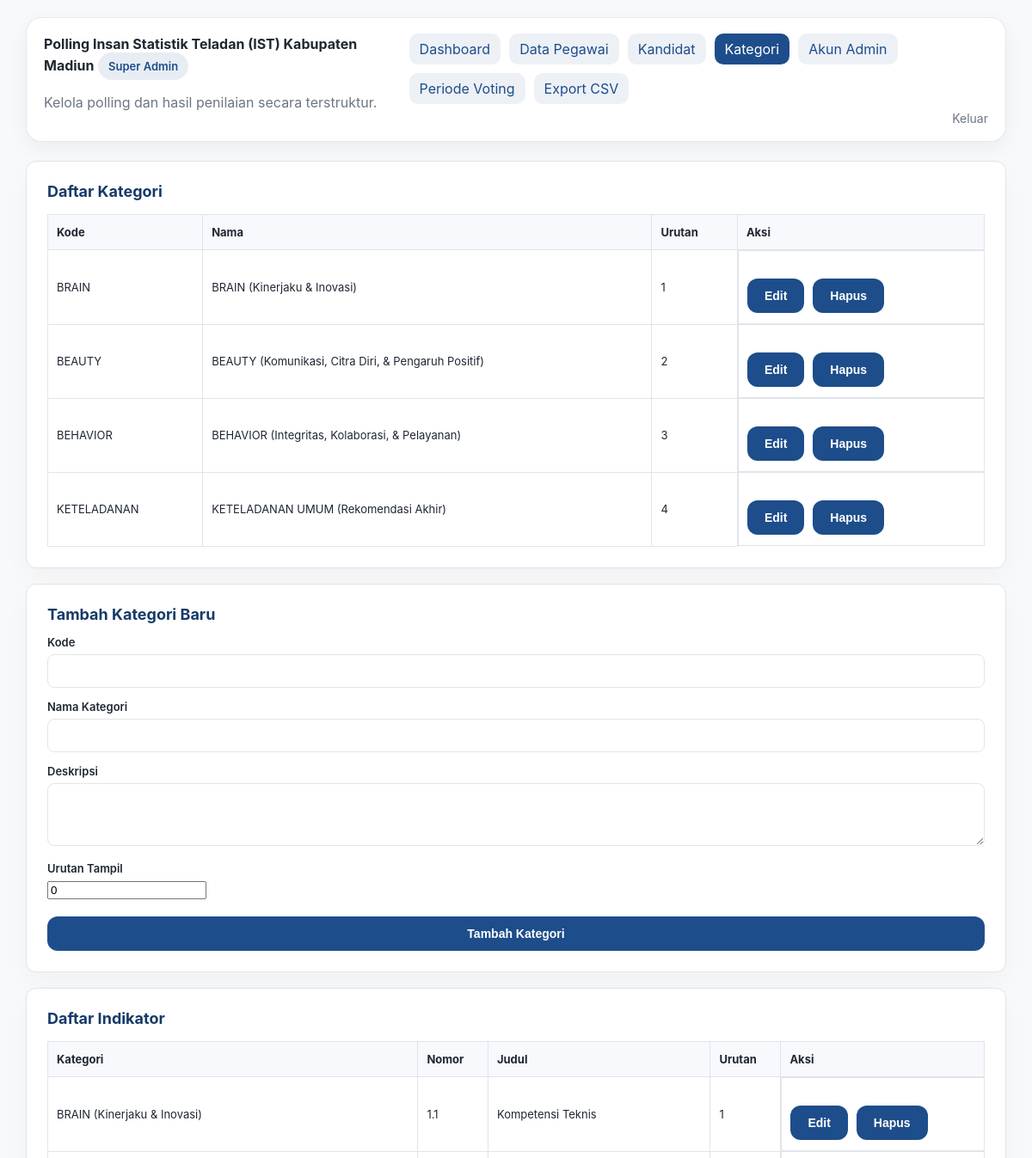
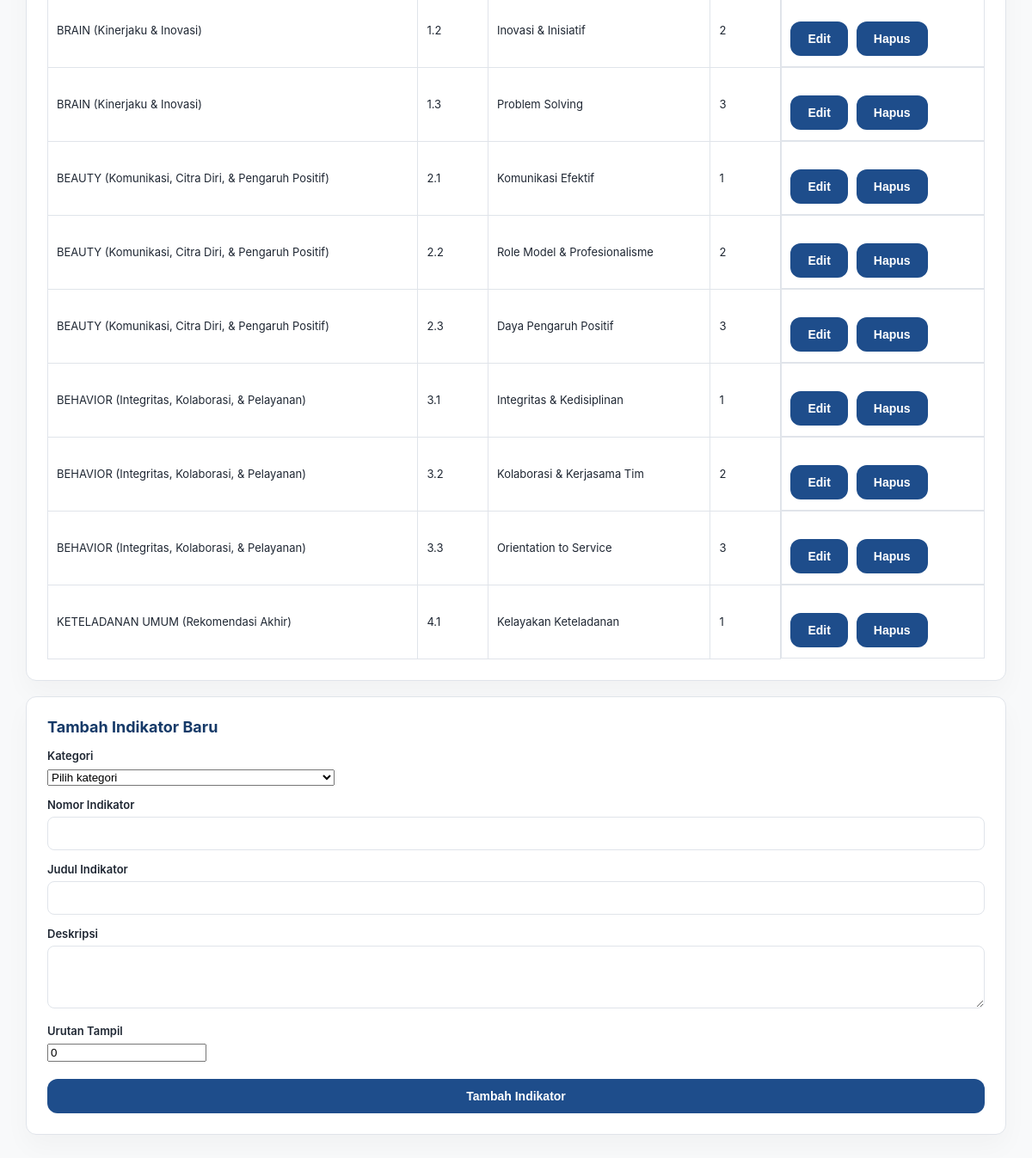
Page /admin/kategori.php (signed in) on the committed database (2 pictures, top to bottom).
### tables this page shows
CREATE TABLE `kategori` (
  `id` int NOT NULL AUTO_INCREMENT,
  `kode` varchar(30) NOT NULL,
  `nama` varchar(150) NOT NULL,
  `deskripsi` text,
  `urutan` int DEFAULT '0',
  PRIMARY KEY (`id`)
);

CREATE TABLE `indikator` (
  `id` int NOT NULL AUTO_INCREMENT,
  `kategori_id` int NOT NULL,
  `nomor` varchar(10) NOT NULL,
  `judul` varchar(150) NOT NULL,
  `deskripsi` text,
  `urutan` int DEFAULT '0',
  PRIMARY KEY (`id`),
  KEY `kategori_id` (`kategori_id`),
  CONSTRAINT `indikator_ibfk_1` FOREIGN KEY (`kategori_id`) REFERENCES `kategori` (`id`) ON DELETE CASCADE
);

### includes/functions.php (called while the page is built, shortened)
<?php
function ensure_admin_schema(PDO $pdo) {
    static $checked = false;
    if ($checked) {
        return;
    }
    $checked = true;
}
function current_admin(PDO $pdo) {
    $stmt = $pdo->prepare("SELECT * FROM admin WHERE id = ? AND is_active = 1 LIMIT 1");
    $stmt->execute([$_SESSION['admin_id']]);
    return $stmt->fetch();
}
function h($str) {
    return htmlspecialchars($str ?? '', ENT_QUOTES, 'UTF-8');
}

### admin/kategori.php (the view, shortened to what this page needs)
<?php
require_once __DIR__ . '/../includes/functions.php';
$categoryToEdit = null;
$indikatorToEdit = null;
$categories = $pdo->query("SELECT * FROM kategori ORDER BY urutan ASC, nama ASC")->fetchAll();
$indicators = $pdo->query("SELECT i.*, k.nama AS kategori_nama FROM indikator i JOIN kategori k ON k.id = i.kategori_id ORDER BY k.urutan ASC, i.urutan ASC")->fetchAll();
?>
<!DOCTYPE html>
<html lang="id">
<head>
<link rel="stylesheet" href="../assets/style.css">
</head>
<body>
<div class="page-wrap">
  <?php include __DIR__ . '/admin_nav.php'; ?>
  <div class="card">
    <h2>Daftar Kategori</h2>
    <table class="data-table">
      <thead>
        <tr>
          <th>Kode</th>
          <th>Nama</th>
          <th>Urutan</th>
          <th>Aksi</th>
        </tr>
      </thead>
      <tbody>
        <?php foreach ($categories as $kategori): ?>
          <tr>
            <td><?= h($kategori['kode']) ?></td>
            <td><?= h($kategori['nama']) ?></td>
            <td><?= h($kategori['urutan']) ?></td>
            <td class="table-actions">
              <form method="get" style="display:inline;">
                <button type="submit" class="btn btn-secondary btn-sm">Edit</button>
              </form>
              <form method="post" style="display:inline;" onsubmit="return confirm('Hapus kategori dan semua indikator terkait?');">
                <button type="submit" class="btn btn-secondary btn-sm">Hapus</button>
              </form>
            </td>
          </tr>
        <?php endforeach; ?>
      </tbody>
    </table>
  </div>
  <div class="card">
    <h2><?= $categoryToEdit ? 'Edit Kategori' : 'Tambah Kategori Baru' ?></h2>
    <form method="post">
      <label for="kode">Kode</label>
      <input type="text" id="kode" name="kode" required value="<?= h($categoryToEdit['kode'] ?? '') ?>">
      <label for="nama">Nama Kategori</label>
      <input type="text" id="nama" name="nama" required value="<?= h($categoryToEdit['nama'] ?? '') ?>">
      <label for="deskripsi">Deskripsi</label>
      <textarea id="deskripsi" name="deskripsi" rows="3"><?= h($categoryToEdit['deskripsi'] ?? '') ?></textarea>
      <label for="urutan">Urutan Tampil</label>
      <input type="number" id="urutan" name="urutan" value="<?= h($categoryToEdit['urutan'] ?? '0') ?>">
      <button type="submit" class="btn btn-primary"><?= $categoryToEdit ? 'Simpan Perubahan' : 'Tambah Kategori' ?></button>
    </form>
  </div>
  <div class="card">
    <h2>Daftar Indikator</h2>
    <table class="data-table">
      <thead>
        <tr>
          <th>Kategori</th>
          <th>Nomor</th>
          <th>Judul</th>
          <th>Urutan</th>
          <th>Aksi</th>
        </tr>
      </thead>
      <tbody>
        <?php foreach ($indicators as $indikator): ?>
          <tr>
            <td><?= h($indikator['kategori_nama']) ?></td>
            <td><?= h($indikator['nomor']) ?></td>
            <td><?= h($indikator['judul']) ?></td>
            <td><?= h($indikator['urutan']) ?></td>
            <td class="table-actions">
              <form method="get" style="display:inline;">
                <button type="submit" class="btn btn-secondary btn-sm">Edit</button>
              </form>
              <form method="post" style="display:inline;" onsubmit="return confirm('Hapus indikator ini?');">
                <button type="submit" class="btn btn-secondary btn-sm">Hapus</button>
              </form>
            </td>
          </tr>
        <?php endforeach; ?>
      </tbody>
    </table>
  </div>
  <div class="card">
    <h2><?= $indikatorToEdit ? 'Edit Indikator' : 'Tambah Indikator Baru' ?></h2>
    <form method="post">
      <label for="kategori_id">Kategori</label>
      <select id="kategori_id" name="kategori_id" required>
        <option value="">Pilih kategori</option>
      </select>
      <label for="nomor">Nomor Indikator</label>
      <input type="text" id="nomor" name="nomor" required value="<?= h($indikatorToEdit['nomor'] ?? '') ?>">
      <label for="judul">Judul Indikator</label>
      <input type="text" id="judul" name="judul" required value="<?= h($indikatorToEdit['judul'] ?? '') ?>">
      <label for="deskripsi">Deskripsi</label>
      <textarea id="deskripsi" name="deskripsi" rows="3"><?= h($indikatorToEdit['deskripsi'] ?? '') ?></textarea>
      <label for="urutan">Urutan Tampil</label>
      <input type="number" id="urutan" name="urutan" value="<?= h($indikatorToEdit['urutan'] ?? '0') ?>">
      <button type="submit" class="btn btn-primary"><?= $indikatorToEdit ? 'Simpan Perubahan' : 'Tambah Indikator' ?></button>
    </form>
  </div>
</div>
</body>
</html>

### admin/admin_nav.php
<?php
$admin = current_admin($pdo);
$menuItems = [
    ['url' => 'dashboard.php', 'label' => 'Dashboard'],
    ['url' => 'pegawai.php', 'label' => 'Data Pegawai'],
    ['url' => 'kandidat.php', 'label' => 'Kandidat'],
    ['url' => 'kategori.php', 'label' => 'Kategori'],
];
if ($admin && $admin['role'] === 'super_admin') {
    $menuItems[] = ['url' => 'admins.php', 'label' => 'Akun Admin'];
    $menuItems[] = ['url' => 'periode.php', 'label' => 'Periode Voting'];
}
$menuItems[] = ['url' => 'export.php', 'label' => 'Export CSV'];
$currentFile = basename($_SERVER['PHP_SELF']);
?>
<header class="topbar">
  <div>
    <strong><?= h(APP_NAME) ?></strong>
    <div class="admin-badge"><?= h($admin['role'] === 'super_admin' ? 'Super Admin' : 'Admin') ?></div>
    <p class="muted">Kelola polling dan hasil penilaian secara terstruktur.</p>
  </div>
  <div class="topbar-actions">
    <nav class="admin-nav">
      <?php foreach ($menuItems as $item): ?>
        <a href="<?= h($item['url']) ?>" class="admin-nav-link <?= $currentFile === $item['url'] ? 'active' : '' ?>"><?= h($item['label']) ?></a>
      <?php endforeach; ?>
    </nav>
    <a href="logout.php" class="link-muted">Keluar</a>
  </div>
</header>

### assets/style.css (style rules this page uses)
:root { --primary: #1e4d8b; --primary-dark: #163a68; --bg: #f4f6f9; --card-bg: #ffffff; --border: #e0e4ea; --text: #1f2733; --muted: #6b7684; --success: #1c7c4d; --error: #b3261e; }
* { box-sizing: border-box; }
body { margin: 0; font-family: -apple-system, BlinkMacSystemFont, "Segoe UI", Roboto, Arial, sans-serif; background: #f1f4f8; color: var(--text); }
label { display: block; font-size: 13px; font-weight: 600; margin: 14px 0 6px; }
input[type=text], input[type=password], textarea { width: 100%; padding: 10px 12px; border: 1px solid var(--border); border-radius: 8px; font-size: 14px; font-family: inherit; }
textarea { resize: vertical; }
button, .btn { display: inline-block; border: none; border-radius: 8px; padding: 11px 20px; font-size: 14px; font-weight: 600; cursor: pointer; text-decoration: none; text-align: center; }
button[type=submit], .btn-primary { background: var(--primary); color: #fff; width: 100%; margin-top: 20px; }
.btn-secondary { background: #eef1f5; color: var(--text); }
.btn-sm { padding: 7px 14px; font-size: 13px; }
.page-wrap { max-width: 1140px; margin: 0 auto; padding: 24px 16px; }
.topbar { display: flex; justify-content: space-between; align-items: center; gap: 16px; padding: 18px 20px; background: #ffffff; border: 1px solid rgba(30, 77, 139, 0.12); border-radius: 18px; box-shadow: 0 8px 24px rgba(15, 23, 42, 0.05); margin-bottom: 22px; }
.topbar-actions { display: flex; flex-wrap: wrap; gap: 12px; align-items: center; justify-content: flex-end; }
.link-muted { color: var(--muted); text-decoration: none; font-size: 14px; }
.admin-nav { display: flex; gap: 10px; flex-wrap: wrap; }
.admin-nav-link { color: #1e4d8b; text-decoration: none; padding: 8px 12px; border-radius: 10px; background: rgba(30, 77, 139, 0.08); transition: background-color 0.15s ease, color 0.15s ease; }
.admin-nav-link:hover, .admin-nav-link.active { background: #1e4d8b; color: #fff; }
.muted { color: var(--muted); }
.admin-badge { display: inline-flex; align-items: center; gap: 6px; background: rgba(30,77,139,0.1); color: #1e4d8b; border-radius: 999px; padding: 8px 12px; font-size: 13px; font-weight: 600; }
.card { background: var(--card-bg); border: 1px solid rgba(30, 77, 139, 0.12); border-radius: 18px; padding: 28px; margin-bottom: 22px; box-shadow: 0 14px 30px rgba(15, 23, 42, 0.03); }
.card h2 { margin-top: 0; font-size: 20px; color: var(--primary-dark); }
.btn, button[type=submit] { display: inline-flex; justify-content: center; align-items: center; border: none; border-radius: 12px; padding: 12px 20px; font-size: 14px; font-weight: 600; cursor: pointer; transition: transform 0.15s ease, box-shadow 0.15s ease, background-color 0.15s ease; }
button[type=submit], .btn-primary { background: var(--primary); color: #fff; }
.btn-secondary { background: #eef3fb; color: var(--text); }
.btn-sm { padding: 8px 16px; font-size: 13px; }
.data-table { width: 100%; border-collapse: collapse; margin-top: 18px; }
.data-table th, .data-table td { border: 1px solid rgba(30, 77, 139, 0.08); padding: 14px 12px; text-align: left; font-size: 14px; }
.data-table th { background: #f7f9fc; }
.table-actions { display: flex; flex-wrap: wrap; gap: 8px; }
.card { background: var(--card-bg); border: 1px solid var(--border); border-radius: 12px; padding: 24px; margin-bottom: 18px; }
.card h2 { margin-top: 0; font-size: 18px; color: var(--primary-dark); }
body { background-color: #f8f9fa; }
.page-wrap { padding: 20px 0; }
.table-actions form { display: inline-block; margin-right: 4px; }
.topbar-actions { display: flex; flex-wrap: wrap; gap: 8px; align-items: center; justify-content: flex-end; }
.data-table { width: 100%; border-collapse: collapse; margin-top: 16px; }
.data-table th, .data-table td { border: 1px solid var(--border); padding: 12px 10px; text-align: left; font-size: 13px; }
.table-actions { display: flex; gap: 6px; flex-wrap: wrap; }

### rows in the picture
kategori: kode "BRAIN", nama "BRAIN (Kinerjaku & Inovasi)", urutan "1"
kategori: kode "BEAUTY", nama "BEAUTY (Komunikasi, Citra Diri, & Pengaruh Positif)", urutan "2"
kategori: kode "BEHAVIOR", nama "BEHAVIOR (Integritas, Kolaborasi, & Pelayanan)", urutan "3"
kategori: kode "KETELADANAN", nama "KETELADANAN UMUM (Rekomendasi Akhir)", urutan "4"
indikator: kategori.nama "BRAIN (Kinerjaku & Inovasi)", nomor "1.1", judul "Kompetensi Teknis", urutan "1"
indikator: kategori.nama "BRAIN (Kinerjaku & Inovasi)", nomor "1.2", judul "Inovasi & Inisiatif", urutan "2"
indikator: kategori.nama "BRAIN (Kinerjaku & Inovasi)", nomor "1.3", judul "Problem Solving", urutan "3"
indikator: kategori.nama "BEAUTY (Komunikasi, Citra Diri, & Pengaruh Positif)", nomor "2.1", judul "Komunikasi Efektif", urutan "1"
indikator: kategori.nama "BEAUTY (Komunikasi, Citra Diri, & Pengaruh Positif)", nomor "2.2", judul "Role Model & Profesionalisme", urutan "2"
indikator: kategori.nama "BEAUTY (Komunikasi, Citra Diri, & Pengaruh Positif)", nomor "2.3", judul "Daya Pengaruh Positif", urutan "3"
indikator: kategori.nama "BEHAVIOR (Integritas, Kolaborasi, & Pelayanan)", nomor "3.1", judul "Integritas & Kedisiplinan", urutan "1"
indikator: kategori.nama "BEHAVIOR (Integritas, Kolaborasi, & Pelayanan)", nomor "3.2", judul "Kolaborasi & Kerjasama Tim", urutan "2"
indikator: kategori.nama "BEHAVIOR (Integritas, Kolaborasi, & Pelayanan)", nomor "3.3", judul "Orientation to Service", urutan "3"
indikator: kategori.nama "KETELADANAN UMUM (Rekomendasi Akhir)", nomor "4.1", judul "Kelayakan Keteladanan", urutan "1"

### other values in the picture
APP_NAME "Polling Insan Statistik Teladan (IST) Kabupaten Madiun"
$admin['role'] === 'super_admin' ? 'Super Admin' : 'Admin' "Super Admin"
$item['label'] "Dashboard"
$item['label'] "Data Pegawai"
$item['label'] "Kandidat"
$item['label'] "Kategori"
$item['label'] "Akun Admin"
$item['label'] "Periode Voting"
$item['label'] "Export CSV"
